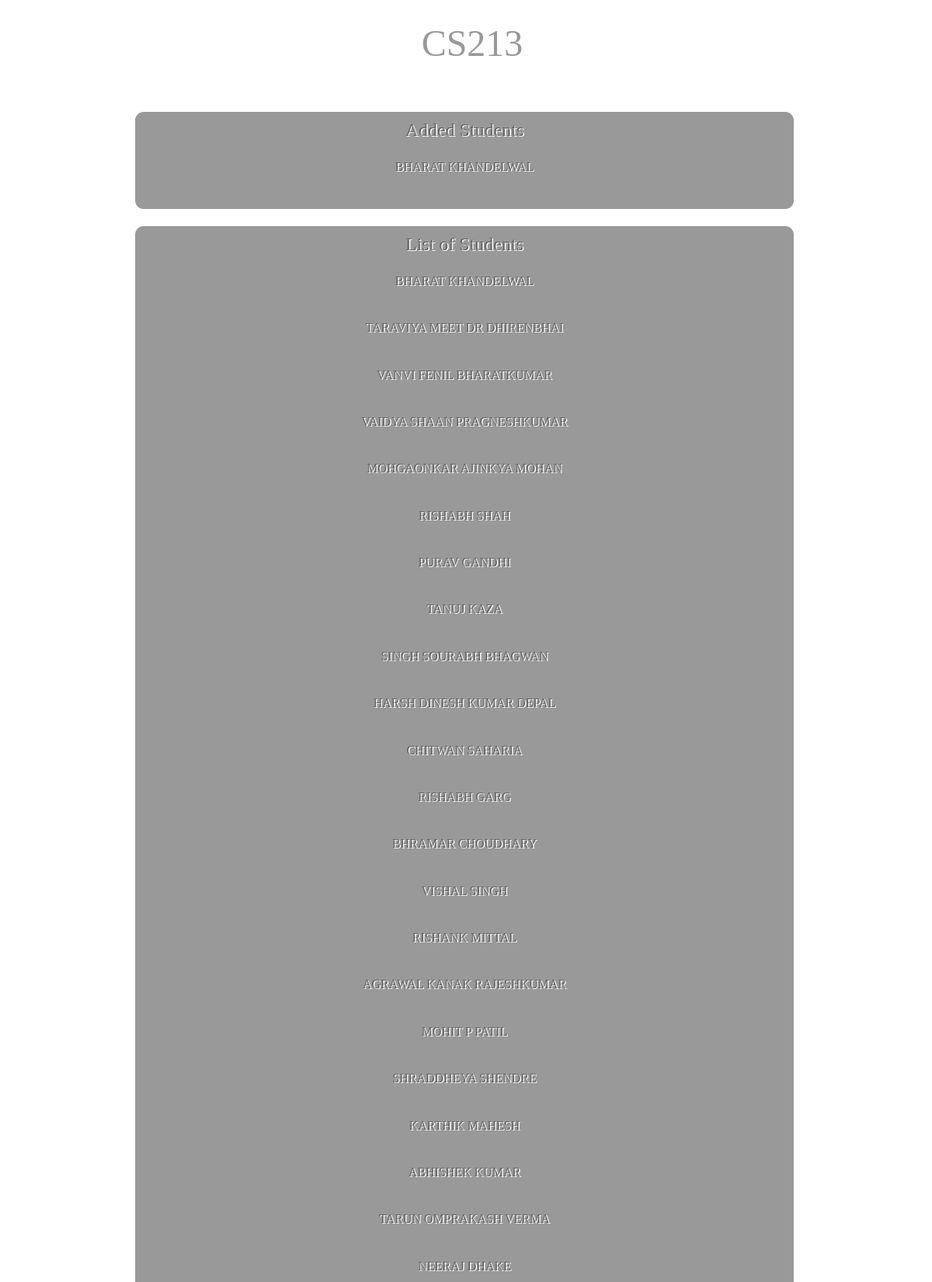
Screenshot of /feeder/addstudents/CS213/ (signed in, upper part) with the database file from the repository.
### feederpart1/models.py (models this page shows, shortened)
class Course(models.Model):
	name=models.CharField(max_length=50)
	code=models.CharField(max_length=10, unique= True,)
	students=models.ManyToManyField(Student, blank=True)
	feedbackforms=models.ManyToManyField(Feedbackform,blank=True)
	assignments=models.ManyToManyField(Assignment,blank=True)

class Student(models.Model):
	username=models.CharField(max_length=50)
	password=models.CharField(max_length=20)
	rollno=models.CharField(max_length=20, unique= True,default=True)

### feederpart1/views.py (the view)
# urls.py: url(r'^addstudents/(\w+)/', addstudents, name='addstudents'),
def addstudents(request, coursecode):
	if request.user.is_authenticated:
		return render(request, "addstudents.html", {"addedstudents":Course.objects.get(code=coursecode).students.all(),
													"students":Student.objects.all(),
													"coursecode":coursecode,
													"user":request.user})
	else:
		return render(request, 'blankMessage.html',{"message":'forbidden.'})

### templates/addstudents.html (shortened to what this page needs)
<!DOCTYPE html>
<html >
    <head>
    </head>
    <body>
        <div class="myhead"><font size="8" ><center>{{coursename}} {{coursecode}}</center></font> </div>
            <form role="form" action="" method="post">{% csrf_token %}
                <div class="form" style="align:right;">
                    <div class="forceColor"></div>
                    <div class="topbar">
                        <div class="myhead1"><font size="5">Added Students</font></div>
                        {% for student in addedstudents %}
                        <pre> </pre>
                        <div class="myhead1"><font size="3">{{student.username}}</font></div>
                {% endfor %}
            </div>
                                <pre>
            </pre>
        </div>
    </form>
    <form role="form" action="{% url 'register' %}" method="post">{% csrf_token %}
        <div class="form" style="align:right;">
            <div class="forceColor"></div>
            <div class="topbar">
                <div class="myhead1"><font size="5" >List of  Students</font></div>
                {% for student in students %}
                <pre> </pre>
                <a href="{% url 'addstudent' coursecode student.rollno %}" style="text-decoration:none;">
                    <div class="myhead1"><font size="3">{{student.username}}</font></div>
                </a>
            <pre> </pre>
        {% endfor %}
    </div>
</div>
</form>
</body>
</html>

### templates/addstudents.html (style rules this page uses)
body { font-family: 'Roboto', sans-serif; font-size: 62.5%; width: 100%; height: 100%; position: absolute; font-family: Raleway; background: url(https://newevolutiondesigns.com/images/freebies/winter-wallpaper-3.jpg) no-repeat fixed; background-size: cover; background-position: 50%; -webkit-font-smoothing: antialiased; font-smoothing: antialiased; }
* { -moz-box-sizing: border-box; -webkit-box-sizing: border-box; box-sizing: border-box; }
.form { margin: 20px 50px; position: relative; top: 15%; left: 45%; -moz-transform: translate3d(-50%, 0, 0); -ms-transform: translate3d(-50%, 0, 0); -webkit-transform: translate3d(-50%, 0, 0); transform: translate3d(-50%, 0, 0); width: 850px; padding: 10px; overflow: hidden; background-color: black; border: 1px solid rgba(255, 255, 255, 0.5); background: inherit; -moz-border-radius: 12px; -webkit-border-radius: 12px; border-radius: 12px; }
.form .forceColor { width: 100%; height: 100%; position: absolute; left: 0; top: 0; background-color: rgba(0, 0, 0, 0.4); }
.form:before { content: ""; width: 110%; height: 110%; position: absolute; background: inherit; left: -5%; right: 0; bottom: 0; top: -5%; -webkit-filter: blur(3px); filter: blur(3px); }
.myhead { color:rgba(0,0,0,.4) ; padding: 20px 440px 40px; text-shadow: 1.4px 1.4px rgba(256,256,256,.94); position: relative; text-align: center; }
.myhead1 { color:rgba(0,0,0,.4) ; text-shadow: 1.4px 1.4px rgba(256,256,256,.94); position: relative; text-align: center; }

### rows the page displays
Course: code "CS213"
Student: username "BHARAT KHANDELWAL"
Student: username "TARAVIYA MEET DR DHIRENBHAI"
Student: username "VANVI FENIL BHARATKUMAR"
Student: username "VAIDYA SHAAN PRAGNESHKUMAR"
Student: username "MOHGAONKAR AJINKYA MOHAN"
Student: username "RISHABH SHAH"
Student: username "PURAV GANDHI"
Student: username "TANUJ KAZA"
Student: username "SINGH SOURABH BHAGWAN"
Student: username "HARSH DINESH KUMAR DEPAL"
Student: username "CHITWAN SAHARIA"
Student: username "RISHABH GARG"
Student: username "BHRAMAR CHOUDHARY"
Student: username "VISHAL SINGH"
Student: username "RISHANK MITTAL"
Student: username "AGRAWAL KANAK RAJESHKUMAR"
Student: username "MOHIT P PATIL"
Student: username "SHRADDHEYA SHENDRE"
Student: username "KARTHIK MAHESH"
Student: username "ABHISHEK KUMAR"
Student: username "TARUN OMPRAKASH VERMA"
Student: username "NEERAJ DHAKE"
